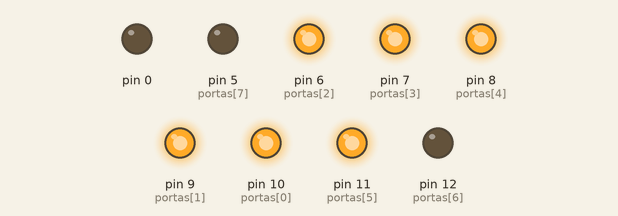
This sketch was run on a simulated Arduino Uno, built with avr-gcc and run on an emulated ATmega328P. Parts: output pins drawn as LEDs (lit = HIGH).

Above: at 0.5 s.
At 2.5 s:
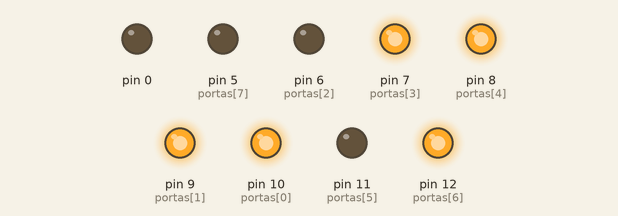
At 3.5 s:
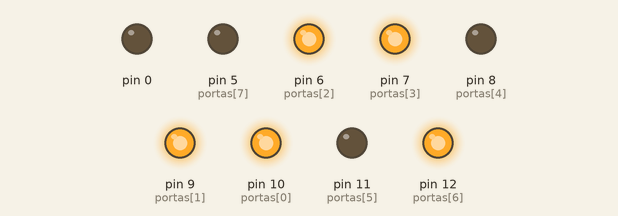
At 5.5 s:
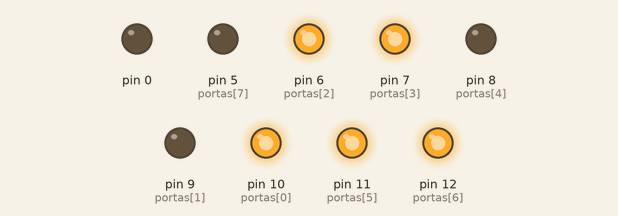
At 8.5 s:
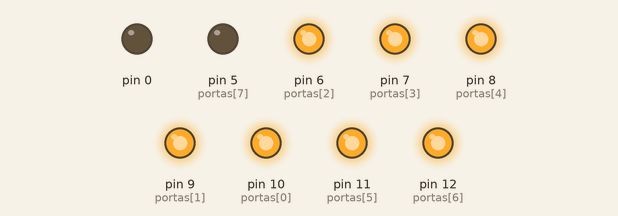
At 11.5 s:
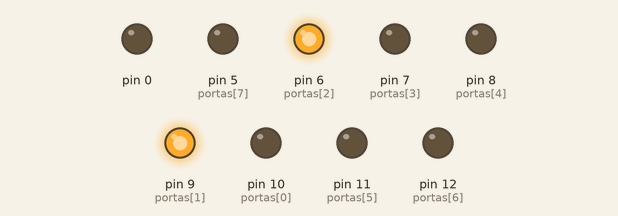
Timing chart, 0 to 13.0 s (numbered marks = the images above):
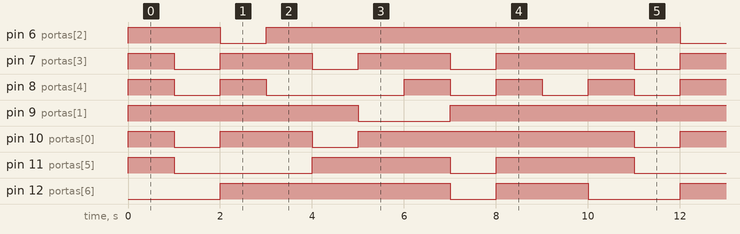

Measured:
- by itself, pin 6 (portas[2]): repeats every 10.0 s: LOW 1.0 s, HIGH 9.0 s
- by itself, pin 7 (portas[3]): repeats every 10.0 s: 2 × (LOW 1.0 s, HIGH 2.0 s), LOW 1.0 s, HIGH 3.0 s
- by itself, pin 8 (portas[4]): repeats every 10.0 s: LOW 1.0 s, HIGH 1.0 s, LOW 3.0 s, 2 × (HIGH 1.0 s, LOW 1.0 s), HIGH 1.0 s
- by itself, pin 9 (portas[1]): repeats every 10.0 s: LOW 2.0 s, HIGH 8.0 s
- by itself, pin 10 (portas[0]): repeats every 10.0 s: LOW 1.0 s, HIGH 2.0 s, LOW 1.0 s, HIGH 6.0 s
- by itself, pin 11 (portas[5]): repeats every 10.0 s: LOW 3.0 s, HIGH 3.0 s, LOW 1.0 s, HIGH 3.0 s
- by itself, pin 12 (portas[6]): repeats every 10.0 s: LOW 1.0 s, HIGH 2.0 s, LOW 2.0 s, HIGH 5.0 s

The sketch:

brincando_com_display.ino
```cpp
//Constante
int numero;
int portas[8] = {10, 9, 6, 7, 8, 11, 12, 5};
                            //a,b,c,d,e,f,g,ponto
byte displayConfig[11][8] = {{1,1,1,1,1,1,0,0}, //Digito 0
                             {0,1,1,0,0,0,0,0}, //Digito 1
                             {1,1,0,1,1,0,1,0}, //Digito 2
                             {1,1,1,1,0,0,1,0}, //Digito 3
                             {0,1,1,0,0,1,1,0}, //Digito 4
                             {1,0,1,1,0,1,1,0}, //Digito 5
                             {1,0,1,1,1,1,1,0}, //Digito 6
                             {1,1,1,0,0,0,0,0}, //Digito 7
                             {1,1,1,1,1,1,1,0}, //Digito 8
                             {1,1,1,1,0,1,1,0}, //Digito 9
                             {0,0,0,0,0,0,0,0}}; //Tudo apagado
void setup() {
  // put your setup code here, to run once:
  int x;
  for ( x = 0; x < 9 ; x++){
    pinMode(portas[x], OUTPUT);
  }
}

void loop() {
  // put your main code here, to run repeatedly:
  // Display mostra os numeros de 0 a 9 com intervalo de 1 segundo (1000ms).
  for (numero = 0; numero < 10; numero++){
    for (int y = 0; y < 8; y++){
      digitalWrite(portas[y],displayConfig[numero][y]);
    }
    delay(1000);
  }
}
```
